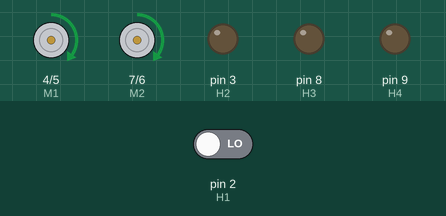
This sketch was run on a simulated Arduino Uno, built with avr-gcc and run on an emulated ATmega328P. On the bench: direction and speed pins drawn as motors (green arrow = direction pin HIGH = forward, orange = LOW = backward, longer = more drive), output pins drawn as LEDs (lit = HIGH). The inputs (shaded band) are chosen by the test bench; at power-on: pin 2 (H1) LOW.

Above: at 1.2 s.
1.3 s: pin 2 (H1) driven HIGH
At 2.2 s:
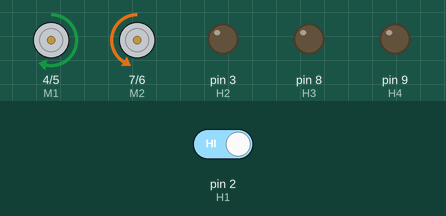
Timing chart, 0 to 4.3 s (numbered marks = the images above; inputs shaded):
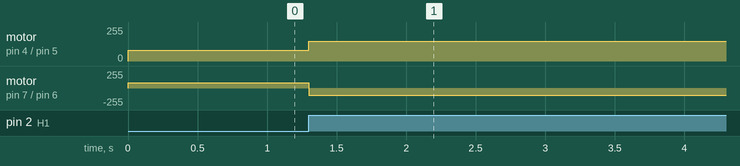

The sketch:

by__.ino
```cpp
//#include <avr/wdt.h>  //调用看门狗库

int E1 = 5;     //定义M1使能端
int E2 = 6;     //定义M2使能端
int M1 = 4;    //定义M1控制端
int M2 = 7;    //定义M2控制端
int H1 = 2;    //定义霍尔传感器1
int H2 = 3;    //定义霍尔传感器2
int H3 = 8;    //定义霍尔传感器3
int H4 = 9;    //定义霍尔传感器4
int stateH1;
int stateH2;
int stateH3;
int stateH4;

void stop(void) {                //停止
  digitalWrite(E1, LOW);
  digitalWrite(E2, LOW);
}

void advance(char a, char b) {         //前进
  analogWrite (E1, a);            //PWM调速
  digitalWrite(M1, HIGH);
  analogWrite (E2, b);
  digitalWrite(M2, HIGH);
}
void back_off (char a, char b) {         //后退

  analogWrite (E1, a);
  digitalWrite(M1, LOW);
  analogWrite (E2, b);
  digitalWrite(M2, LOW);
}
void turn_L (char a, char b) {          //左转
  analogWrite (E1, a);
  digitalWrite(M1, LOW);
  analogWrite (E2, b);
  digitalWrite(M2, HIGH);
}
void turn_R (char a, char b) {          //右转
  analogWrite (E1, a);
  digitalWrite(M1, HIGH);
  analogWrite (E2, b);
  digitalWrite(M2, LOW);
}

void setup() {
  int i;
  int move;
  pinMode (H1, INPUT);
  pinMode (H2, INPUT);
  pinMode (H3, INPUT);
  pinMode (H4, INPUT);

  for (i = 3; i <= 9; i++)
    pinMode(i, OUTPUT);
  Serial.begin(9600);// put your setup code here, to run once:
 // wdt_enable(WDTO_120MS);//打开看门狗（防止死机）
}

void loop() {
  stateH1 = digitalRead (H1);
  stateH2 = digitalRead (H2);
  stateH3 = digitalRead (H3);
  stateH4 = digitalRead (H4);
  static int flag1 = 0;
  static int flag2 = 0;
  static int flag3 = 0;
  if (stateH4 == HIGH || flag1 == 1) //左转
  {
    turn_L(-150, 150);
    flag1 = 1;

  }
  else if (stateH1 == HIGH || flag2 == 1) //右转
  {
    turn_R(150, -150);
    flag2 = 1;

  }
  /* Hall Sensor */
  else if (stateH1 == LOW && stateH2 == LOW && stateH3 == HIGH && stateH4 == LOW)//前进
  {
    advance(80, 80);
    flag1 = 0;
    flag2 = 0;
  }
  else if (stateH1 == LOW && stateH2 == HIGH && stateH3 == LOW && stateH4 == LOW)//前进
  {
    advance(80, 80);
    flag2 = 0;
    flag1 = 0;
  }
  else if (stateH1 == LOW && stateH2 == HIGH && stateH3 == HIGH && stateH4 == LOW)//前进
  {
    advance(80, 80);
  }
  else
  {
    advance(80, 80);
  }

} // put your main code here, to run repeatedly:
```

Measured:
- after the input at 1.3 s, motor on pin 4 (M1) / pin 5 (E1): forward 80/255 → forward 150/255 at once; motor on pin 7 (M2) / pin 6 (E2): forward 80/255 → backward 106/255 at once
